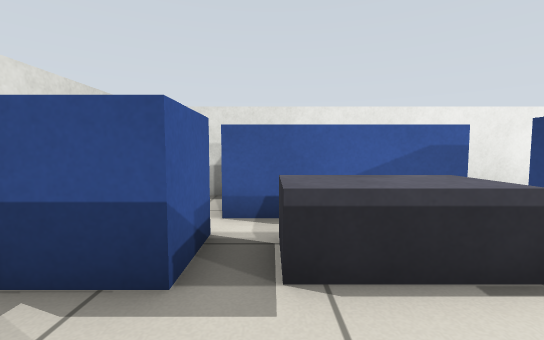
view 1 (above)

22 first-person views from a walk through a Gazebo world. The camera is 0.61 m above the floor, tilts 4° down and sees 90° across. The floor is counted in squares, 0.5 m on a side. Each view is taken from the middle of a square. On the plan, view 1 faces up. The plan holds only what a view shows up to about 12 squares ahead; the rest is blank.

view 2
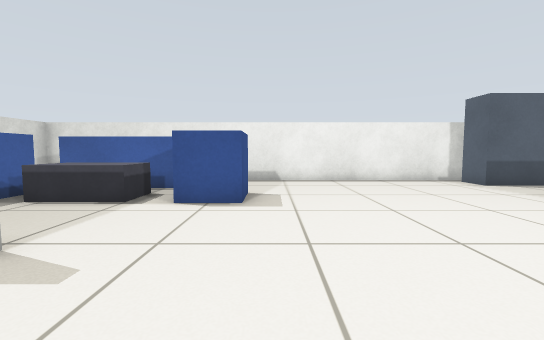

view 3
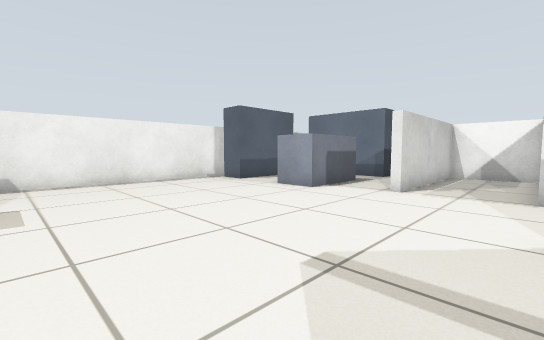

view 4
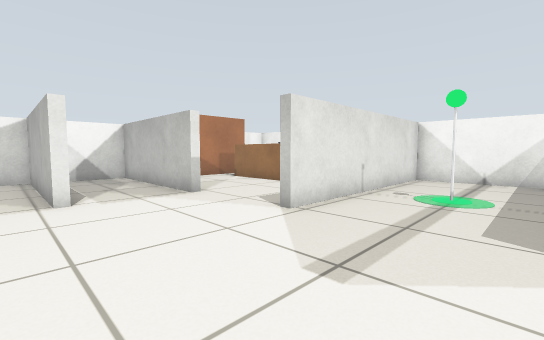

view 5
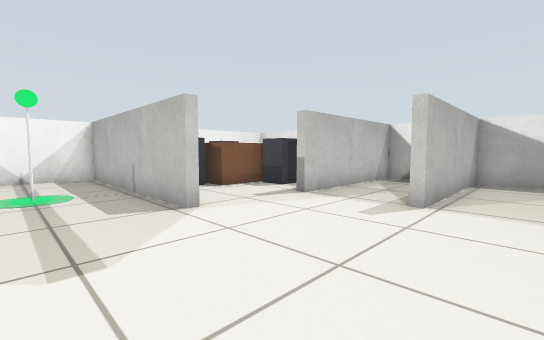

view 6
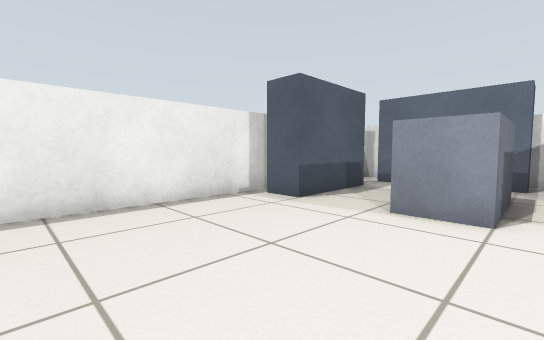

view 7
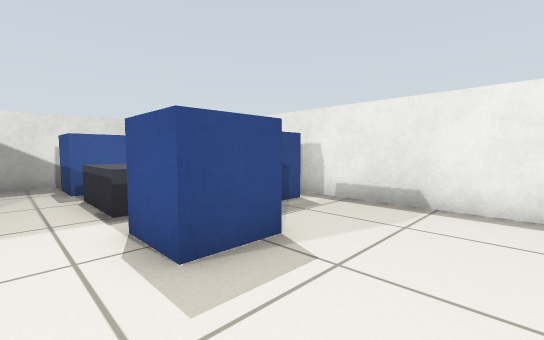

view 8
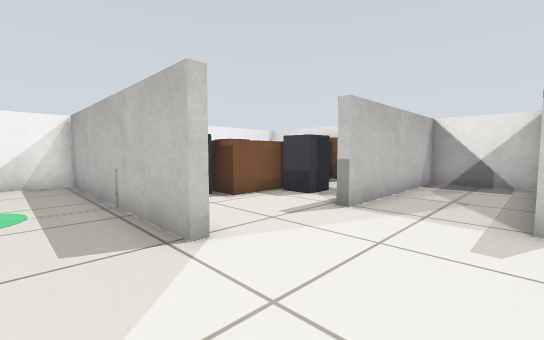

view 9
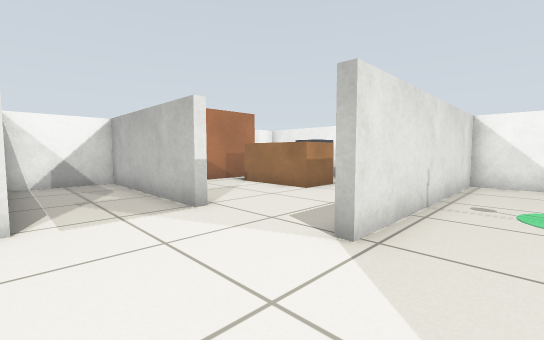

view 10
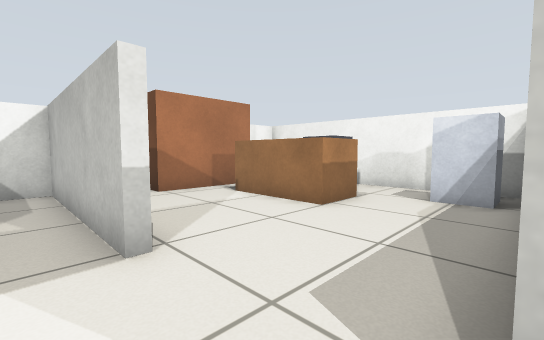

view 11
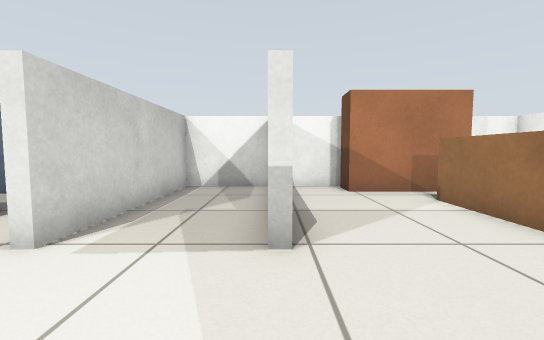

view 12
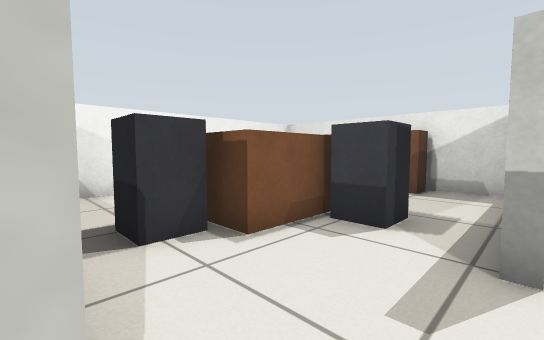

view 13
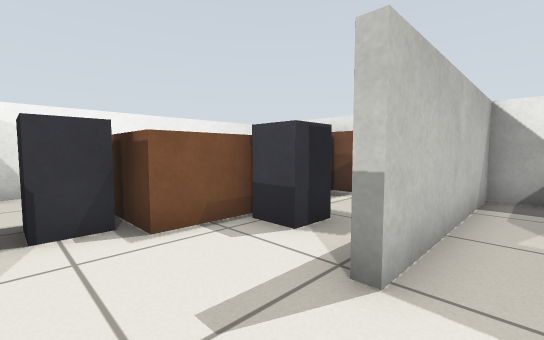

view 14
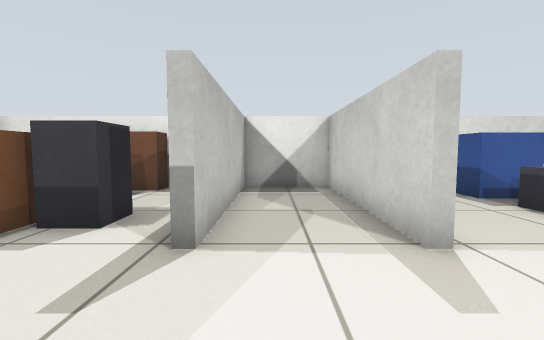

view 15
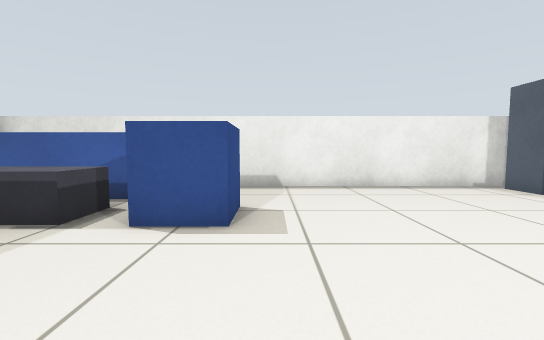

view 16
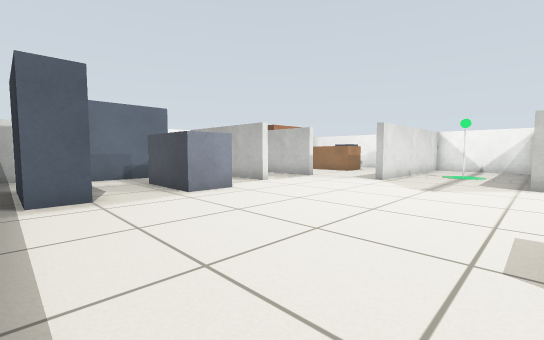

view 17
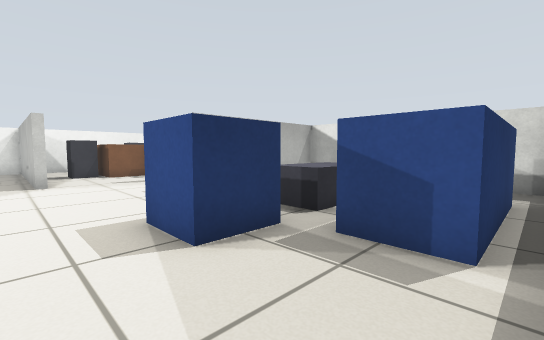

view 18
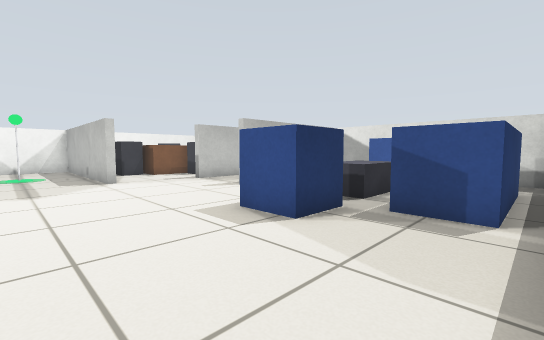

view 19
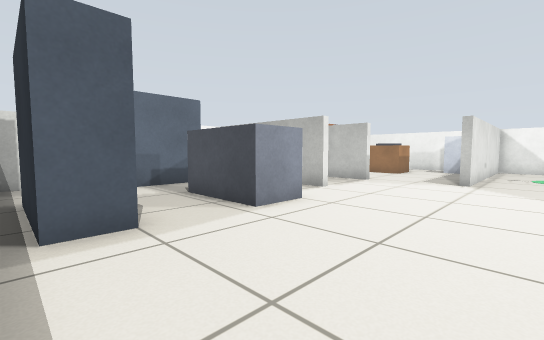

view 20
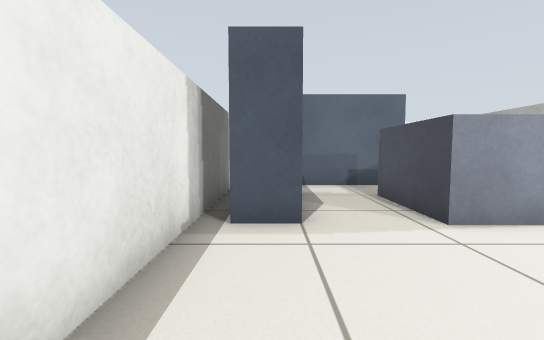

view 21
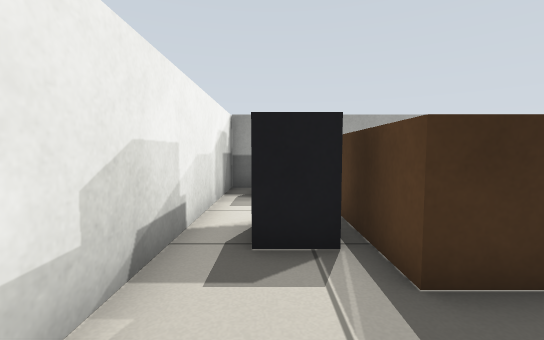

view 22
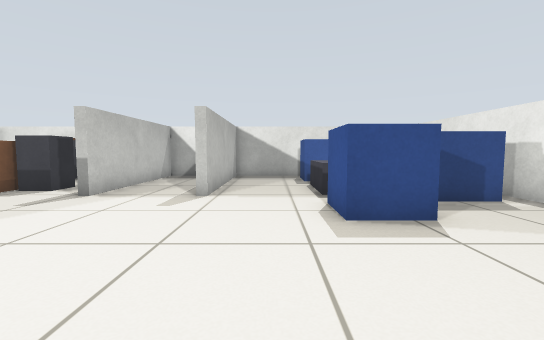

### Floor plan
Points are (right, up) in squares from view 1. A wall is a line through its corners. A room is listed if a view was taken in it or the views show most of it. See-through windows are left out.
Room 1 (views 1, 2, 3, 4, 5, 6, 7, 8, 9, 10, 11, 12, 13, 14, 15, 16, 17, 18, 19, 20, 22)
walls: (6.2, -4.2) (6.2, -12.3) (10.9, -12.3); (14.2, -0.7) (20.3, -0.7) (20.3, 1.4); (14.3, -3.9) (20.3, -3.9) (20.3, -1.1) (14.2, -1.1); (17.8, 7.3) (-3.4, 7.3) (-3.4, -0.7) (2.7, -0.7) (2.7, -1.1) (-3.4, -1.1) (-3.4, -3.9) (2.8, -3.9); (19.9, 1.3) (18.7, 1.3) (18.7, 5.8); (20.3, 6.5) (20.3, 7.1); (10.7, -12.4) (10.7, -4.3) (11.1, -4.3)
ways out: opening at (13, -4.3) to room 2; opening at (4, -4.7)
objects: blue box (-2, 3) to (-1, 4); blue box (-1, 5) to (3, 6); dark grey box (0, 3) to (2, 4); blue box (4, 3) to (5, 4); marker (8, -8) to (9, -7); bench (14, 2) to (16, 3); blue box (14, 6) to (17, 6)
Room 2 (view 21)
walls: (19.1, -10) (19.1, -6.3) (20.3, -6.3) (20.3, -4.6); (14.3, -4.4) (14.3, -3.9); (11.1, -8) (11.1, -8.8); (11.1, -11.6) (11.1, -12.4); (10.9, -12.3) (20.3, -12.3) (20.3, -10.8)
ways out: opening at (13, -4.3) to room 1
objects: filing cabinet (12, -11) to (13, -11); brown box (15, -9) to (17, -8); dark grey box (16, -11) to (16, -10)

Where each view was taken, in squares from view 1:
view 1: 0 up, 0 right, facing up
view 2: 4 down, 6 right, facing up
view 3: 4 down, 6 right, facing up-right
view 4: 0 up, 7 right, facing down-right
view 5: 1 up, 9 right, facing down-left
view 6: 1 up, 8 right, facing up-right
view 7: 1 up, 8 right, facing up-left
view 8: 1 down, 8 right, facing down-left
view 9: 1 down, 9 right, facing down-right
view 10: 3 down, 11 right, facing down-right
view 11: 4 down, 11 right, facing right
view 12: 4 down, 6 right, facing down-left
view 13: 3 down, 5 right, facing down-left
view 14: 3 down, 6 right, facing left
view 15: 2 down, 6 right, facing up
view 16: 7 up, 6 right, facing down-right
view 17: 7 up, 7 right, facing down-left
view 18: 7 up, 9 right, facing down-left
view 19: 7 up, 9 right, facing down-right
view 20: 6 up, 9 right, facing right
view 21: 11 down, 20 right, facing left
view 22: 1 up, 10 right, facing left
